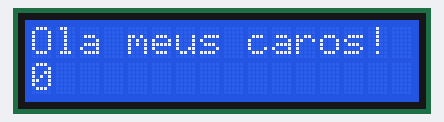
A sketch run on a simulated Arduino Uno, built with avr-gcc and run on an emulated ATmega328P. Parts: 16×2 character LCD.

Above: at 0.1 s.
At 4.1 s:
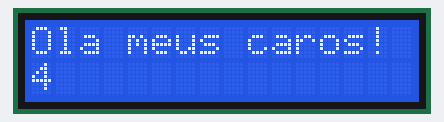
At 9.1 s:
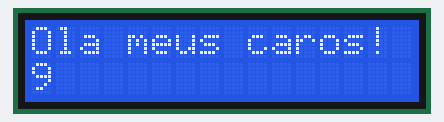
At 19.1 s:
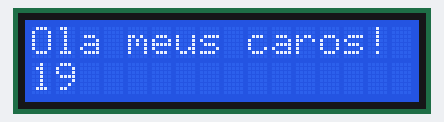
At 29.1 s:
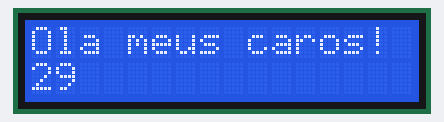
At 39.1 s:
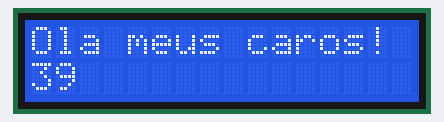

Measured:
- what the display in image 1 shows lasts 1.0 s, from 4.0 s to 5.0 s

The sketch:

LCD16x2.ino
```cpp
#include <LiquidCrystal.h>

LiquidCrystal lcd(12, 11,5,4,3,2);

void setup()
{
    lcd.begin(16,2);
    lcd.setCursor(0,0);
    lcd.print("Ola meus caros!");
}

void loop()
{
    int segundos;
    lcd.setCursor(0,1);
    segundos = millis() / 1000;
    lcd.print(segundos);
}
```
